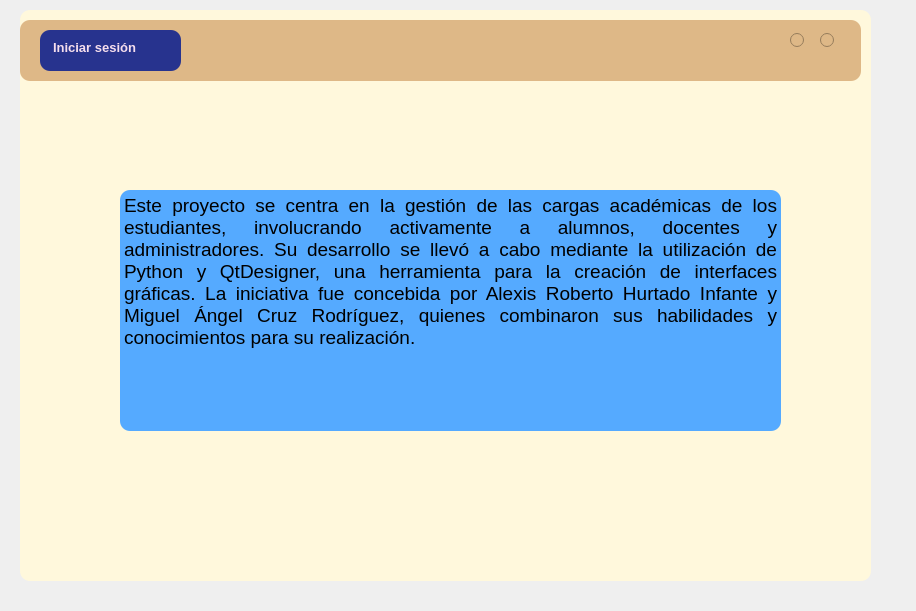
<?xml version="1.0" encoding="UTF-8"?>
<ui version="4.0">
 <class>MainWindow</class>
 <widget class="QMainWindow" name="MainWindow">
  <property name="geometry">
   <rect>
    <x>0</x>
    <y>0</y>
    <width>916</width>
    <height>611</height>
   </rect>
  </property>
  <property name="windowTitle">
   <string>Sobre Nosotros</string>
  </property>
  <widget class="QWidget" name="centralwidget">
   <widget class="QFrame" name="frame">
    <property name="geometry">
     <rect>
      <x>20</x>
      <y>10</y>
      <width>851</width>
      <height>571</height>
     </rect>
    </property>
    <property name="styleSheet">
     <string notr="true">background-color: #FFF8DC;
border-radius: 10px;
</string>
    </property>
    <property name="frameShape">
     <enum>QFrame::StyledPanel</enum>
    </property>
    <property name="frameShadow">
     <enum>QFrame::Raised</enum>
    </property>
    <widget class="QFrame" name="frame_2">
     <property name="geometry">
      <rect>
       <x>0</x>
       <y>10</y>
       <width>841</width>
       <height>61</height>
      </rect>
     </property>
     <property name="styleSheet">
      <string notr="true">background-color: #DEB887;
border-radius: 10px;

</string>
     </property>
     <property name="frameShape">
      <enum>QFrame::StyledPanel</enum>
     </property>
     <property name="frameShadow">
      <enum>QFrame::Raised</enum>
     </property>
     <widget class="QCommandLinkButton" name="buttonBack">
      <property name="geometry">
       <rect>
        <x>20</x>
        <y>10</y>
        <width>141</width>
        <height>41</height>
       </rect>
      </property>
      <property name="font">
       <font>
        <family>Segoe UI</family>
        <pointsize>10</pointsize>
       </font>
      </property>
      <property name="cursor">
       <cursorShape>PointingHandCursor</cursorShape>
      </property>
      <property name="toolTip">
       <string>Regresar al login</string>
      </property>
      <property name="styleSheet">
       <string notr="true">QPushButton {
                background-color: #27338e;
                border-radius: 10px;
                color: #f5deed;
                padding-left: 20px;
            }
            QPushButton:hover {
                background-color: #3949ab; /* Cambia el color al pasar el mouse */
            }</string>
      </property>
      <property name="text">
       <string>Iniciar sesión</string>
      </property>
      <property name="iconSize">
       <size>
        <width>0</width>
        <height>0</height>
       </size>
      </property>
     </widget>
     <widget class="QRadioButton" name="buttonExit">
      <property name="geometry">
       <rect>
        <x>800</x>
        <y>10</y>
        <width>16</width>
        <height>21</height>
       </rect>
      </property>
      <property name="cursor">
       <cursorShape>PointingHandCursor</cursorShape>
      </property>
      <property name="toolTip">
       <string>Salir</string>
      </property>
      <property name="text">
       <string/>
      </property>
     </widget>
     <widget class="QRadioButton" name="buttonMinimize">
      <property name="geometry">
       <rect>
        <x>770</x>
        <y>10</y>
        <width>16</width>
        <height>21</height>
       </rect>
      </property>
      <property name="cursor">
       <cursorShape>PointingHandCursor</cursorShape>
      </property>
      <property name="focusPolicy">
       <enum>Qt::NoFocus</enum>
      </property>
      <property name="toolTip">
       <string>Minimizar</string>
      </property>
      <property name="text">
       <string/>
      </property>
      <property name="autoExclusive">
       <bool>false</bool>
      </property>
     </widget>
    </widget>
    <widget class="QTextBrowser" name="textBrowser">
     <property name="geometry">
      <rect>
       <x>100</x>
       <y>180</y>
       <width>661</width>
       <height>241</height>
      </rect>
     </property>
     <property name="styleSheet">
      <string notr="true">background-color: rgb(85, 170, 255);</string>
     </property>
     <property name="html">
      <string>&lt;!DOCTYPE HTML PUBLIC &quot;-//W3C//DTD HTML 4.0//EN&quot; &quot;http://www.w3.org/TR/REC-html40/strict.dtd&quot;&gt;
&lt;html&gt;&lt;head&gt;&lt;meta name=&quot;qrichtext&quot; content=&quot;1&quot; /&gt;&lt;style type=&quot;text/css&quot;&gt;
p, li { white-space: pre-wrap; }
&lt;/style&gt;&lt;/head&gt;&lt;body style=&quot; font-family:'MS Shell Dlg 2'; font-size:7.8pt; font-weight:400; font-style:normal;&quot;&gt;
&lt;p align=&quot;justify&quot; style=&quot; margin-top:0px; margin-bottom:0px; margin-left:0px; margin-right:0px; -qt-block-indent:0; text-indent:0px;&quot;&gt;&lt;span style=&quot; font-size:14pt;&quot;&gt;Este proyecto se centra en la gestión de las cargas académicas de los estudiantes, involucrando activamente a alumnos, docentes y administradores. Su desarrollo se llevó a cabo mediante la utilización de Python y QtDesigner, una herramienta para la creación de interfaces gráficas. La iniciativa fue concebida por Alexis Roberto Hurtado Infante y Miguel Ángel Cruz Rodríguez, quienes combinaron sus habilidades y conocimientos para su realización.&lt;/span&gt;&lt;/p&gt;&lt;/body&gt;&lt;/html&gt;</string>
     </property>
    </widget>
    <widget class="QLabel" name="label">
     <property name="geometry">
      <rect>
       <x>40</x>
       <y>440</y>
       <width>121</width>
       <height>111</height>
      </rect>
     </property>
     <property name="text">
      <string/>
     </property>
     <property name="pixmap">
      <pixmap>D:/Users/MAL19/Downloads/piton.png</pixmap>
     </property>
     <property name="scaledContents">
      <bool>true</bool>
     </property>
    </widget>
    <widget class="QLabel" name="label_2">
     <property name="geometry">
      <rect>
       <x>690</x>
       <y>80</y>
       <width>121</width>
       <height>91</height>
      </rect>
     </property>
     <property name="text">
      <string/>
     </property>
     <property name="pixmap">
      <pixmap>D:/Users/MAL19/Downloads/exito.png</pixmap>
     </property>
     <property name="scaledContents">
      <bool>true</bool>
     </property>
    </widget>
   </widget>
  </widget>
 </widget>
 <resources/>
 <connections/>
</ui>
